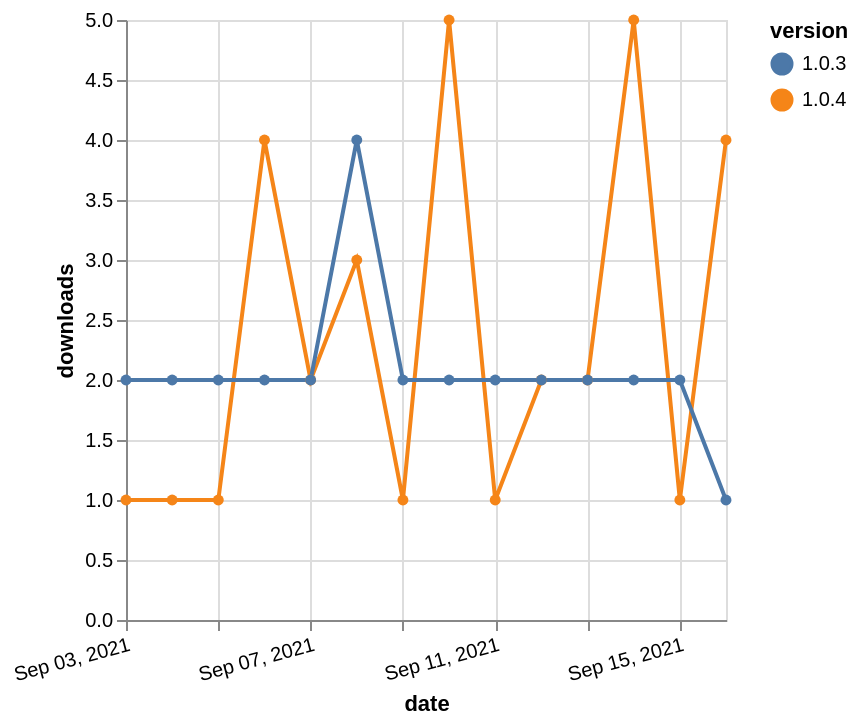

Describe this chart as a Vega-Lite specification.
### Vega-Lite specification from a JSON file in a GitHub repository (floating-point values rounded to 4 significant figures)
{"$schema": "https://vega.github.io/schema/vega-lite/v5.json", "description": "A simple bar chart with embedded data.", "data": {"values": [{"date": "2021-09-03", "total": 820, "delta": 1, "version": "1.0.4"}, {"date": "2021-09-04", "total": 821, "delta": 1, "version": "1.0.4"}, {"date": "2021-09-05", "total": 822, "delta": 1, "version": "1.0.4"}, {"date": "2021-09-06", "total": 826, "delta": 4, "version": "1.0.4"}, {"date": "2021-09-07", "total": 828, "delta": 2, "version": "1.0.4"}, {"date": "2021-09-08", "total": 831, "delta": 3, "version": "1.0.4"}, {"date": "2021-09-09", "total": 832, "delta": 1, "version": "1.0.4"}, {"date": "2021-09-10", "total": 837, "delta": 5, "version": "1.0.4"}, {"date": "2021-09-11", "total": 838, "delta": 1, "version": "1.0.4"}, {"date": "2021-09-12", "total": 840, "delta": 2, "version": "1.0.4"}, {"date": "2021-09-13", "total": 842, "delta": 2, "version": "1.0.4"}, {"date": "2021-09-14", "total": 847, "delta": 5, "version": "1.0.4"}, {"date": "2021-09-15", "total": 848, "delta": 1, "version": "1.0.4"}, {"date": "2021-09-16", "total": 852, "delta": 4, "version": "1.0.4"}, {"date": "2021-09-03", "total": 2629, "delta": 2, "version": "1.0.3"}, {"date": "2021-09-04", "total": 2631, "delta": 2, "version": "1.0.3"}, {"date": "2021-09-05", "total": 2633, "delta": 2, "version": "1.0.3"}, {"date": "2021-09-06", "total": 2635, "delta": 2, "version": "1.0.3"}, {"date": "2021-09-07", "total": 2637, "delta": 2, "version": "1.0.3"}, {"date": "2021-09-08", "total": 2641, "delta": 4, "version": "1.0.3"}, {"date": "2021-09-09", "total": 2643, "delta": 2, "version": "1.0.3"}, {"date": "2021-09-10", "total": 2645, "delta": 2, "version": "1.0.3"}, {"date": "2021-09-11", "total": 2647, "delta": 2, "version": "1.0.3"}, {"date": "2021-09-12", "total": 2649, "delta": 2, "version": "1.0.3"}, {"date": "2021-09-13", "total": 2651, "delta": 2, "version": "1.0.3"}, {"date": "2021-09-14", "total": 2653, "delta": 2, "version": "1.0.3"}, {"date": "2021-09-15", "total": 2655, "delta": 2, "version": "1.0.3"}, {"date": "2021-09-16", "total": 2656, "delta": 1, "version": "1.0.3"}]}, "width": "container", "mark": {"type": "line", "point": {"filled": true}}, "encoding": {"x": {"field": "date", "type": "temporal", "timeUnit": "yearmonthdate", "title": "date", "axis": {"labelAngle": -15}}, "y": {"field": "delta", "type": "quantitative", "title": "downloads"}, "color": {"field": "version", "type": "nominal"}, "tooltip": {"field": "delta"}}}
